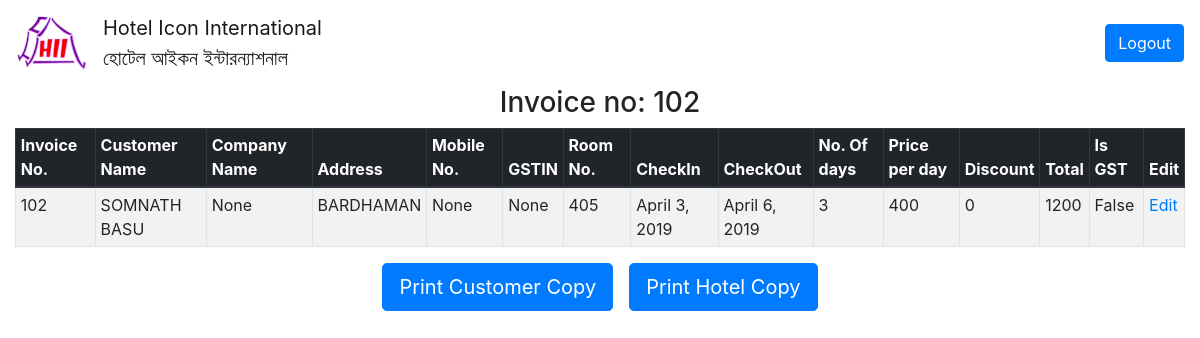
The app's page /accounts/invoicedetail/102/ (signed in) with its own data.
### mainapp/models.py (models this page shows, shortened)
class Invoice(models.Model):
    invoice_no = models.CharField(max_length=30,unique=True)
    name = models.CharField(max_length=30)
    company_name = models.CharField(max_length=30,null=True,blank=True)
    address = models.CharField(max_length=60,null=True,blank=True)
    phone = models.CharField(max_length=13,null=True,blank=True)
    person_count = models.CharField(max_length=30)
    gstin = models.CharField(max_length=30,blank=True,null=True)
    date = models.DateField()
    room_no = models.CharField(max_length=7)
    check_in = models.DateField(verbose_name="Room In")
    check_out = models.DateField(verbose_name="Room Out")
    days_count = models.IntegerField()
    rate = models.IntegerField()
    room_no_2 = models.CharField(max_length=7,blank=True, null=True)
    check_in_2 = models.DateField(blank=True, null=True, verbose_name="Room In 2")
    check_out_2 = models.DateField(blank=True, null=True, verbose_name="Room out 2")
    days_count_2 = models.IntegerField(default=0)
    rate_2 = models.IntegerField(default=0)
    room_no_3 = models.CharField(max_length=7,blank=True, null=True)
    check_in_3 = models.DateField(blank=True, null=True, verbose_name="Room In 3")
    check_out_3 = models.DateField(blank=True, null=True, verbose_name="Room out 3")
    days_count_3 = models.IntegerField(default=0)
    rate_3 = models.IntegerField(default=0)
    discount = models.IntegerField(default=0)
    remark = models.CharField(max_length=50,null=True,blank=True)
    is_gst = models.BooleanField(default=False)
    def total(self): return (self.rate*self.days_count)
    def total_days(self): return self.days_count + self.days_count_2 + self.days_count_3
    def final_checkout(self):
        if self.check_out_3: return self.check_out_3
        elif self.check_out_2: return self.check_out_2
        else: return self.check_out

### mainapp/views.py (the view)
# urls.py: path('accounts/invoicedetail/<no>/', views.invoice_detail,name="invoicedetail"),
@login_required
def invoice_detail(request,no):
    obj = Invoice.objects.get(invoice_no=no)
    return render(request,'invoicedetail.html',{'obj':obj})

### mainapp/templates/invoicedetail.html
{% extends 'master.html' %}
{% block content %}
<div class="container-fluid">
    <h3 class="text-center">Invoice no: {{obj.invoice_no}} </h3>
    <table class="table table-striped table-sm table-hover table-bordered">
        <thead class="thead-dark">
            <th scope="col">Invoice No.</th>
            <th scope="col">Customer Name</th>
            <th scope="col">Company Name</th>
            <th scope="col">Address</th>
            <th scope="col">Mobile No.</th>
            <th scope="col">GSTIN</th>
            <th scope="col">Room No.</th>
            <th scope="col">CheckIn</th>
            <th scope="col">CheckOut</th>
            <th scope="col">No. Of days</th>
            <th scope="col">Price per day</th>
            <th scope="col">Discount</th>
            <th scope="col">Total</th>
            <th scope="col">Is GST</th>
            <th scope="col">Edit</th>
        </thead>
        <tbody>
            <tr scope="row">
                <td>{{obj.invoice_no}}</td>
                <td>{{obj.name}}</td>
                <td>{{obj.company_name}}</td>
                <td>{{obj.address}}</td>
                <td>{{obj.phone}}</td>
                <td>{{obj.gstin}}</td>
                <td>{{obj.room_no}}</td>
                <td>{{obj.check_in}}</td>
                <td>{{obj.final_checkout}}</td>
                <td>{{obj.total_days}}</td>
                <td>{{obj.rate}}</td>
                <td>{{obj.discount}}</td>
                <td>{{obj.total}}</td>
                <td>{{obj.is_gst}}</td>
                <td><a href="{% url 'editinvoice' obj.invoice_no %}">Edit</a></td>
            </tr>
        </tbody>
    </table>
    <div class="container">
        <div class="row justify-content-center">
                <a href="{% url 'printinvcc' obj.invoice_no %}" class="btn btn-lg btn-primary mx-2">Print Customer Copy</a>
                <a href="{% url 'printinvhc' obj.invoice_no %}" class="btn btn-lg btn-primary mx-2">Print Hotel Copy</a>
        </div>
    </div>
</div>
{% endblock %}

### records on screen
Invoice: invoice_no "102", name "SOMNATH BASU", company_name "None", address "BARDHAMAN", phone "None", gstin "None", room_no "405", check_in "April 3, 2019", final_checkout "April 6, 2019", total_days "3", rate "400", discount "0", total "1200", is_gst "False"
